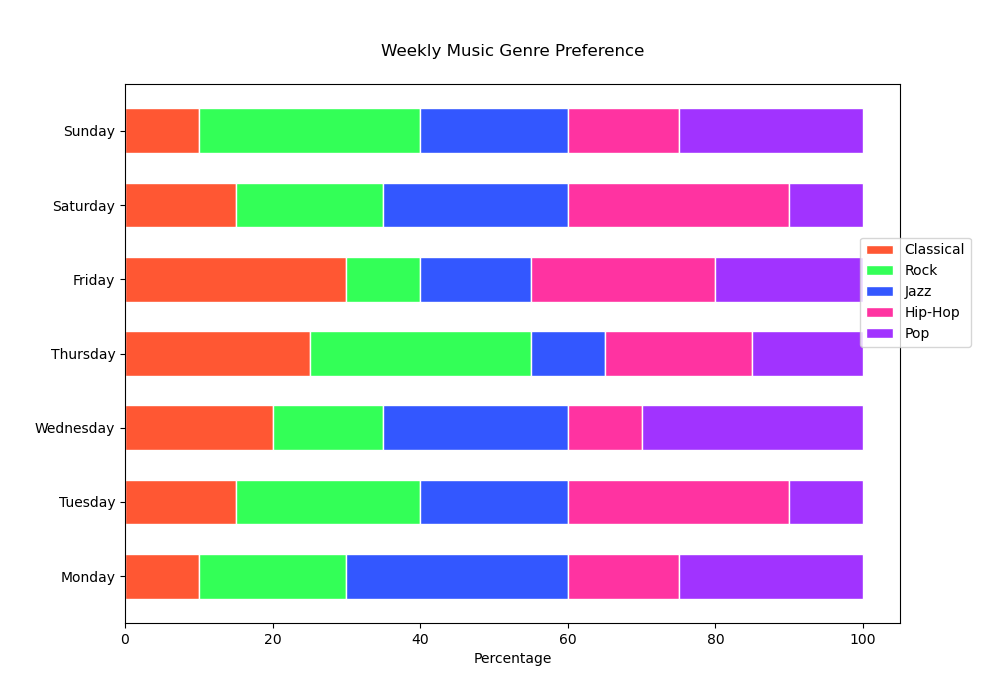

Write the Python code that produced this figure.
import matplotlib.pyplot as plt
import numpy as np

# Data
categories = ['Monday', 'Tuesday', 'Wednesday', 'Thursday', 'Friday', 'Saturday', 'Sunday']
classical = [10, 15, 20, 25, 30, 15, 10]
rock = [20, 25, 15, 30, 10, 20, 30]
jazz = [30, 20, 25, 10, 15, 25, 20]
hip_hop = [15, 30, 10, 20, 25, 30, 15]
pop = [25, 10, 30, 15, 20, 10, 25]

# Stacked Bar Chart
barWidth = 0.6
bars = np.arange(len(categories))

# Colors
colors = ['#FF5733', '#33FF57', '#3357FF', '#FF33A1', '#A133FF']

fig, ax = plt.subplots(figsize=(10, 7))

ax.barh(bars, classical, color=colors[0], edgecolor='white', height=barWidth, label='Classical')
ax.barh(bars, rock, left=classical, color=colors[1], edgecolor='white', height=barWidth, label='Rock')
ax.barh(bars, jazz, left=np.add(classical, rock), color=colors[2], edgecolor='white', height=barWidth, label='Jazz')
ax.barh(bars, hip_hop, left=np.add(np.add(classical, rock), jazz), color=colors[3], edgecolor='white', height=barWidth, label='Hip-Hop')
ax.barh(bars, pop, left=np.add(np.add(np.add(classical, rock), jazz), hip_hop), color=colors[4], edgecolor='white', height=barWidth, label='Pop')

# Add labels
ax.set_xlabel('Percentage')
ax.set_title('Weekly Music Genre Preference', pad=20)
ax.set_yticks(bars)
ax.set_yticklabels(categories)
ax.legend(loc='lower right', bbox_to_anchor=(1.1, 0.5))

plt.show()
